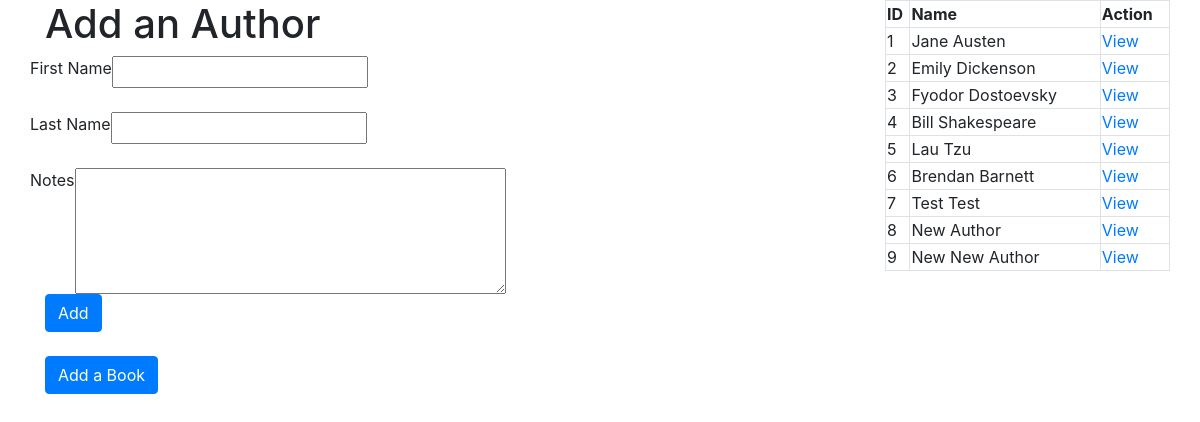
The app's page /authors with its own data.
### books_authors_app/models.py (models this page shows)
class author(models.Model):
    first_name = models.CharField(max_length=45)
    last_name = models.CharField(max_length=45)
    notes = models.TextField()
    books = models.ManyToManyField(book, related_name="authors")
    created_at = models.DateTimeField(auto_now_add=True)
    updated_at = models.DateTimeField(auto_now=True)

### books_authors_app/views.py (the view)
# urls.py: path('authors', views.authors),
def authors(request):
    all_authors = author.objects.all()
    context = {
        "all_authors" : all_authors,
    }
    return render(request, "authors.html", context)

### books_authors_app/templates/authors.html (shortened to what this page needs)
<!DOCTYPE html>
<html lang="en">
<head>
    <link rel="stylesheet" href="https://stackpath.bootstrapcdn.com/bootstrap/4.5.2/css/bootstrap.min.css">
</head>
<body>
    <div class="container">
        <div class="row">
            <div class="col">
                <h1>Add an Author</h1>
                <form action="/authors_create" method="POST">
                <div class="row">
                    <label for="input" class="first_name">First Name</label>
                    <input type="text" name="form_first_name">
                </div>
                <br>
                <div class="row">
                    <label for="input">Last Name</label>
                    <input type="text" name="form_last_name">
                </div>
                <br>
                <div class="row">
                    <label for="textarea">Notes</label>
                    <textarea name="form_notes" cols="40" rows="5"></textarea>
                </div>
                    <button type="submit" class="btn btn-primary">Add</button>
                </form>
                <br>
                <a class="btn btn-primary" href="/">Add a Book</a>
            </div>
            <div class="col">
                <div class="row my-row justify-content-end">
                    <table class="table-bordered w-50 h-50">
                        <tr>
                            <th>ID</th>
                            <th>Name</th>
                            <th>Action</th>
                        </tr>
                        {% for a in all_authors %}
                        <tr>
                            <td>{{a.id}}</td>
                            <td>{{a.first_name}} {{a.last_name}}</td>
                            <td><a href="/authors/{{a.id}}">View</a></td>
                        </tr>
                        {% endfor %}
                    </table>
                </div>
            </div>
        </div>
    </div>
</body>
</html>

### records on screen
author: id "1", first_name "Jane", last_name "Austen"
author: id "2", first_name "Emily", last_name "Dickenson"
author: id "3", first_name "Fyodor", last_name "Dostoevsky"
author: id "4", first_name "Bill", last_name "Shakespeare"
author: id "5", first_name "Lau", last_name "Tzu"
author: id "6", first_name "Brendan", last_name "Barnett"
author: id "7", first_name "Test", last_name "Test"
author: id "8", first_name "New", last_name "Author"
author: id "9", first_name "New New", last_name "Author"
